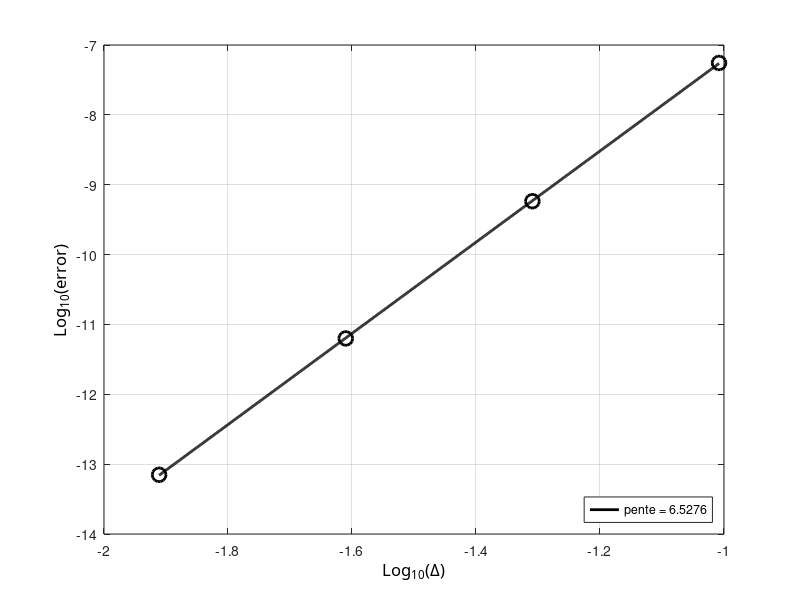

Recreate this plot in MATLAB.
clc; clear all; close all;

radius=1;
N=[16 32 64 128];
dx=2*pi*radius./(4*N);
%e=[3.038e-7 8.3644e-9 9.6391e-11 8.4850e-12];
e=[5.5343e-8 5.8053e-10 6.3007e-12 7.0442e-14];


ldx=log10(dx);
leh=log10(e);



%% plot 1
figure(11); 
%% curve 1
hl1=plot(ldx,leh,'ok');
set(hl1,'LineWidth',2.0);
set(hl1,'MarkerSize',10);
set(hl1,'MarkerEdgeColor','k');

hold on;
[a11,b1]=polyfit(ldx,leh,1);
tt=linspace(min(ldx),max(ldx),1000);
lsq1=a11(2)+a11(1)*tt;

% %% courbes...
hlf1=plot(tt,lsq1,'-k');
set(hlf1,'LineWidth',2.0);

%% legend
legend(hlf1,{['pente = ' num2str(a11(1))]},'Location','SouthEast')

ha=gca;
xa=get(gca,'Xlabel');
set(ha,'Xgrid','on');
set(xa,'String','Log_{10}(\Delta)');
set (xa,'FontName','Calibri');
set(xa,'FontSize',12);

% ylabel
ha=gca;
ya=get(gca,'Ylabel');
set(ha,'Ygrid','on');
set(ya,'String','Log_{10}(error)');
set (ya,'FontName','Calibri');
set(ya,'FontSize',12);
